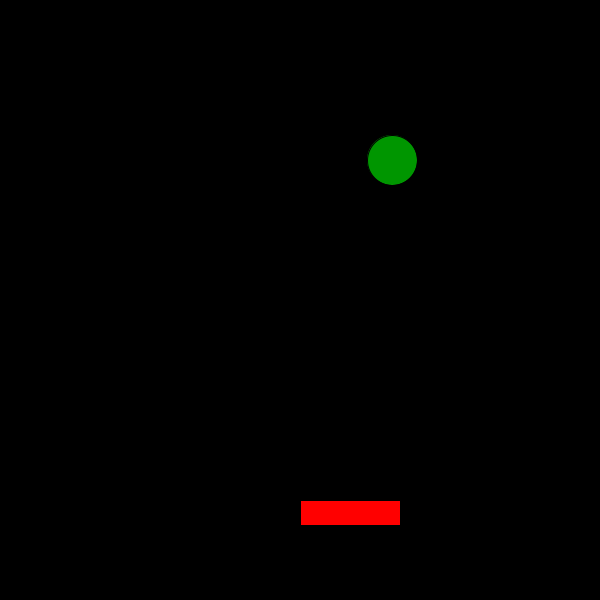
Frame 1 (no input)
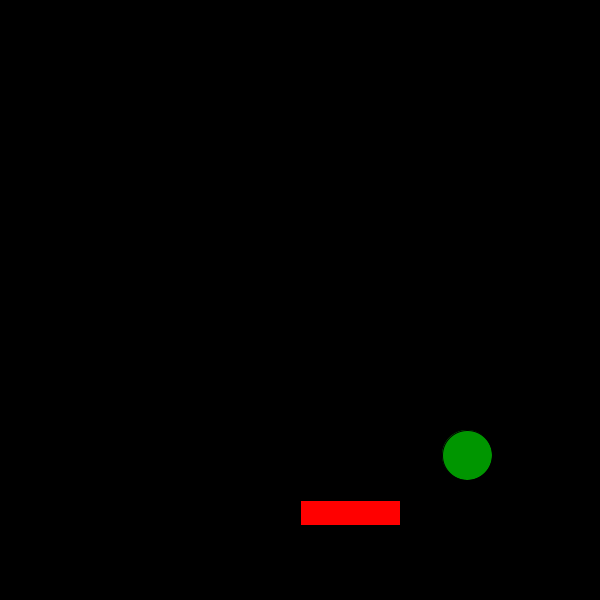
Frame 60 (the mouse pressed at the canvas centre just before this capture)
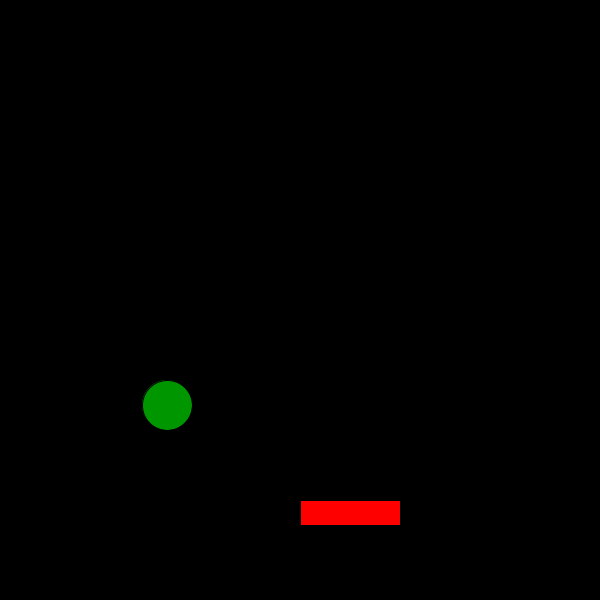
Frame 120 (the mouse held since frame 60 and released just before this capture)

The Processing sketch that drew these frames (run headless with seeded random() and noise(); from frame 60 on, the mouse is pressed at the canvas centre):

// Processing sketch: processing_83336
// ── processing_83336.pde

Paddle Pong;
Ball Scott;
void setup()
{
  size(600, 600);
  Pong= new Paddle();
  Scott = new Ball();
}
void draw()
{
  background(0);
  Pong.keyPressed();
  Pong.show1();
  Scott.move();
  Scott.bounce();
  Scott.show();
}
class Paddle
{
  int x1, w;
  boolean right;
  Paddle()
  {
    x1=300;
    w=0;
  }
  void keyPressed()
  {
    if (keyPressed==true & key=='q')
    {
      x1=x1-5;
    }
    if (keyPressed==true & key=='e')
    {
      x1=x1+5;
    }
    if (keyPressed==true & key== 'w')
    {
      w=w-1;
    }
    if (keyPressed==true & key== 'b')
    {
      w=w+1;
    }
  }
  void show1()
  {
    fill(255, 0, 0);
    rect(x1, 500, 100, 25+w);
  }
}
class Ball
{
  int x, y, d, c;
  boolean up, right;
  Ball()
  {
    d=0;
    c=0;
    x=int (random (0, 600));
    y=int (random (0, 600));
    up=true;
    right=true;
  }
  void move()
  {
    if (up==true)
    {
      y=y+5;
    }
    else
    {
      y=y-5;
    }
    if (right==true)
    {
      x=x+5;
    }
    else
    {
      x=x-5;
    }
  }
  void bounce()
  {
    if (x>575)
    {
      right=false;
    }
    if (x<25)
    {
      right= true;
    }
    if (y>575)
    {
      up= false;
    }
    if (y<25)
    {
      up= true;
    }
    if (get(x+19, y+19) != color(0))
    {
      up=!up;
      d= int(random(0, 256));
      c= int(random(0, 256));
    }
  }
  void show()
  {
    fill(d, 150, c);
    ellipse(x, y, 50, 50);
  }
}
